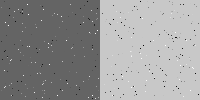
#> input picture 2_Bildbearbeitung/ü2/data/edge_01.png, 200 x 100 px
$ python l2b.py   (older library calls are emulated)
#> lines starting #> are read from the running program, lines starting #| are printed output that depends on the picture; after the words box and inside, x2 and y2 are one past the last pixel; in counts of white or black regions, pixels touching at a corner belong together
import numpy as np
import cv2

''' Einlesen des Bildes '''
I_in = cv2.imread("data/edge_01.png")
#> I_in is the input picture: shape (100, 200, 3); min 0, max 255, mean 149.6
I_in = cv2.cvtColor(I_in, cv2.COLOR_BGR2GRAY)
#> I_in: shape (100, 200)
cv2.imshow("Bild Schritt 0", I_in)


''' Operation 1: Median-Filter'''
I_in = cv2.medianBlur(I_in, 9)
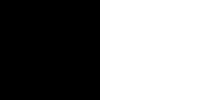
#> I_in: shape (100, 200); values 100 (black) and 200 (white), 50% white; 1 white region, box (x1, y1, x2, y2) and area: (100, 0, 200, 100) 10000
cv2.imshow("Bild Schritt 1", I_in)

''' Operation 2: Kantenfilter'''
edge = [
    [-1, 0, 1],
    [-1, 0, 1],
    [-1, 0, 1]
]
edge = np.asarray(edge)
I_in = cv2.filter2D(I_in, cv2.CV_64F, edge, borderType=cv2.BORDER_REPLICATE)
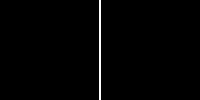
#> I_in: shape (100, 200) float64; values 0 (black) and 300 (white), 1% white in thin lines or dots, all inside (x1, y1, x2, y2) = (99, 0, 101, 100)
cv2.imshow("Bild Schritt 2", I_in)

''' Operation 3: Glättung / Tiefpass mit Boxfilter'''
edge = [
    [1, 1, 1],
    [1, 1, 1],
    [1, 1, 1]
]
edge = np.asarray(edge) / 9
I_in = cv2.filter2D(I_in, cv2.CV_64F, edge, borderType=cv2.BORDER_REPLICATE)
I_in = I_in / np.max(I_in)
cv2.imshow("Bild Schritt 3", I_in)

''' Bilder anzeigen, Bis Taste gedrückt wird '''
cv2.waitKey(0)
